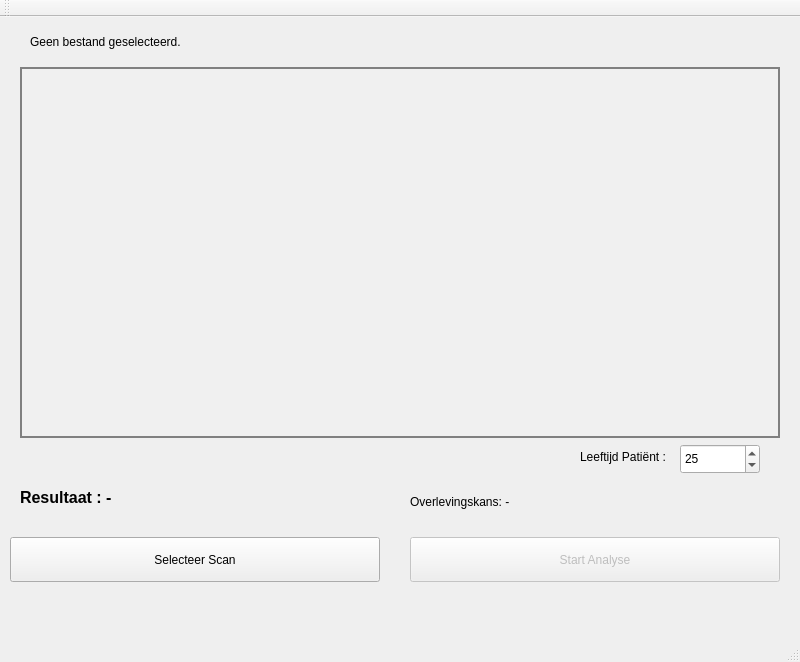
<?xml version="1.0" encoding="UTF-8"?>
<ui version="4.0">
 <class>QT_basicsClass</class>
 <widget class="QMainWindow" name="QT_basicsClass">
  <property name="geometry">
   <rect>
    <x>0</x>
    <y>0</y>
    <width>800</width>
    <height>662</height>
   </rect>
  </property>
  <property name="windowTitle">
   <string>QT_basics</string>
  </property>
  <widget class="QWidget" name="centralWidget">
   <widget class="QLabel" name="lblFoto">
    <property name="geometry">
     <rect>
      <x>20</x>
      <y>50</y>
      <width>760</width>
      <height>371</height>
     </rect>
    </property>
    <property name="styleSheet">
     <string notr="true">border: 2px solid gray; background-color: #f0f0f0;</string>
    </property>
    <property name="text">
     <string/>
    </property>
    <property name="scaledContents">
     <bool>true</bool>
    </property>
    <property name="alignment">
     <set>Qt::AlignCenter</set>
    </property>
   </widget>
   <widget class="QLabel" name="lblResultaat">
    <property name="geometry">
     <rect>
      <x>20</x>
      <y>460</y>
      <width>370</width>
      <height>40</height>
     </rect>
    </property>
    <property name="styleSheet">
     <string notr="true">font-size: 16px; font-weight: bold;</string>
    </property>
    <property name="text">
     <string>Resultaat : -</string>
    </property>
   </widget>
   <widget class="QLabel" name="lblLeeftijd">
    <property name="geometry">
     <rect>
      <x>580</x>
      <y>430</y>
      <width>120</width>
      <height>20</height>
     </rect>
    </property>
    <property name="font">
     <font>
      <pointsize>9</pointsize>
     </font>
    </property>
    <property name="text">
     <string>Leeftijd Patiënt :</string>
    </property>
   </widget>
   <widget class="QLabel" name="lblStatus">
    <property name="geometry">
     <rect>
      <x>30</x>
      <y>10</y>
      <width>760</width>
      <height>30</height>
     </rect>
    </property>
    <property name="font">
     <font>
      <pointsize>9</pointsize>
     </font>
    </property>
    <property name="text">
     <string>Geen bestand geselecteerd.</string>
    </property>
   </widget>
   <widget class="QSpinBox" name="sbLeeftijd">
    <property name="geometry">
     <rect>
      <x>680</x>
      <y>427</y>
      <width>80</width>
      <height>30</height>
     </rect>
    </property>
    <property name="font">
     <font>
      <pointsize>9</pointsize>
     </font>
    </property>
    <property name="maximum">
     <number>100</number>
    </property>
    <property name="value">
     <number>25</number>
    </property>
   </widget>
   <widget class="QLabel" name="lblSurvival">
    <property name="geometry">
     <rect>
      <x>410</x>
      <y>470</y>
      <width>300</width>
      <height>30</height>
     </rect>
    </property>
    <property name="font">
     <font>
      <pointsize>9</pointsize>
     </font>
    </property>
    <property name="text">
     <string>Overlevingskans: -</string>
    </property>
   </widget>
   <widget class="QPushButton" name="btnScan">
    <property name="geometry">
     <rect>
      <x>10</x>
      <y>520</y>
      <width>370</width>
      <height>45</height>
     </rect>
    </property>
    <property name="font">
     <font>
      <pointsize>9</pointsize>
     </font>
    </property>
    <property name="text">
     <string>Selecteer Scan</string>
    </property>
   </widget>
   <widget class="QPushButton" name="btnAnalyse">
    <property name="enabled">
     <bool>false</bool>
    </property>
    <property name="geometry">
     <rect>
      <x>410</x>
      <y>520</y>
      <width>370</width>
      <height>45</height>
     </rect>
    </property>
    <property name="font">
     <font>
      <pointsize>9</pointsize>
     </font>
    </property>
    <property name="text">
     <string>Start Analyse</string>
    </property>
   </widget>
  </widget>
  <widget class="QMenuBar" name="menuBar">
   <property name="geometry">
    <rect>
     <x>0</x>
     <y>0</y>
     <width>800</width>
     <height>22</height>
    </rect>
   </property>
  </widget>
  <widget class="QToolBar" name="mainToolBar">
   <attribute name="toolBarArea">
    <enum>TopToolBarArea</enum>
   </attribute>
   <attribute name="toolBarBreak">
    <bool>false</bool>
   </attribute>
  </widget>
  <widget class="QStatusBar" name="statusBar"/>
 </widget>
 <layoutdefault spacing="6" margin="11"/>
 <resources>
  <include location="QT_basics.qrc"/>
 </resources>
 <connections/>
</ui>
